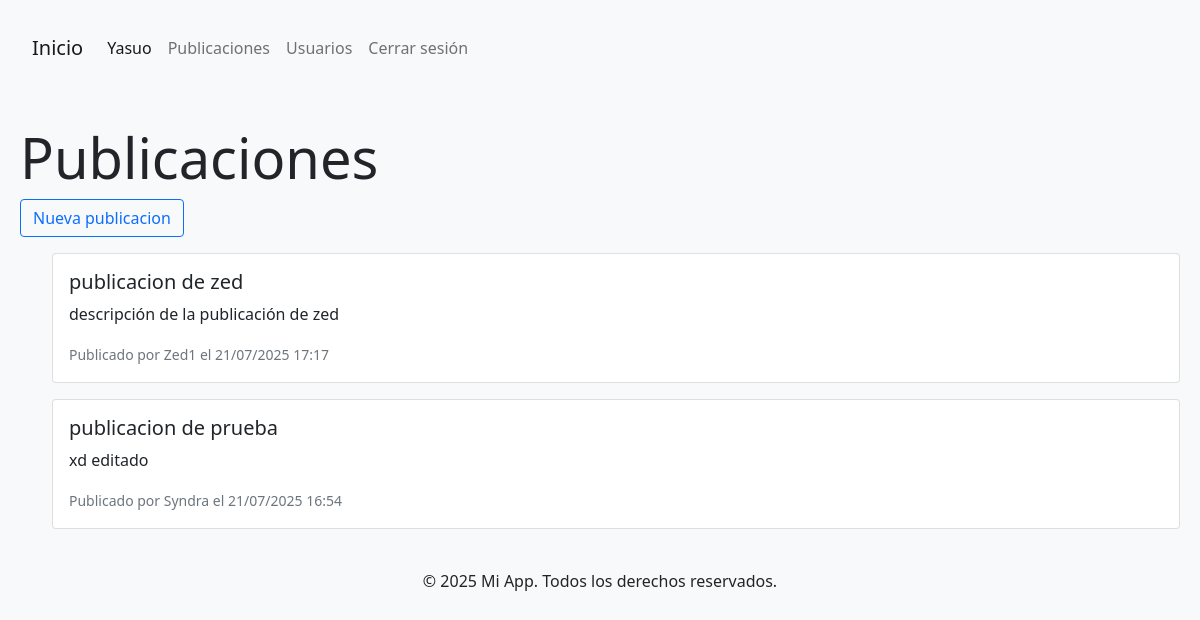
The page /publicaciones/ (signed in) on the database as committed earlier.
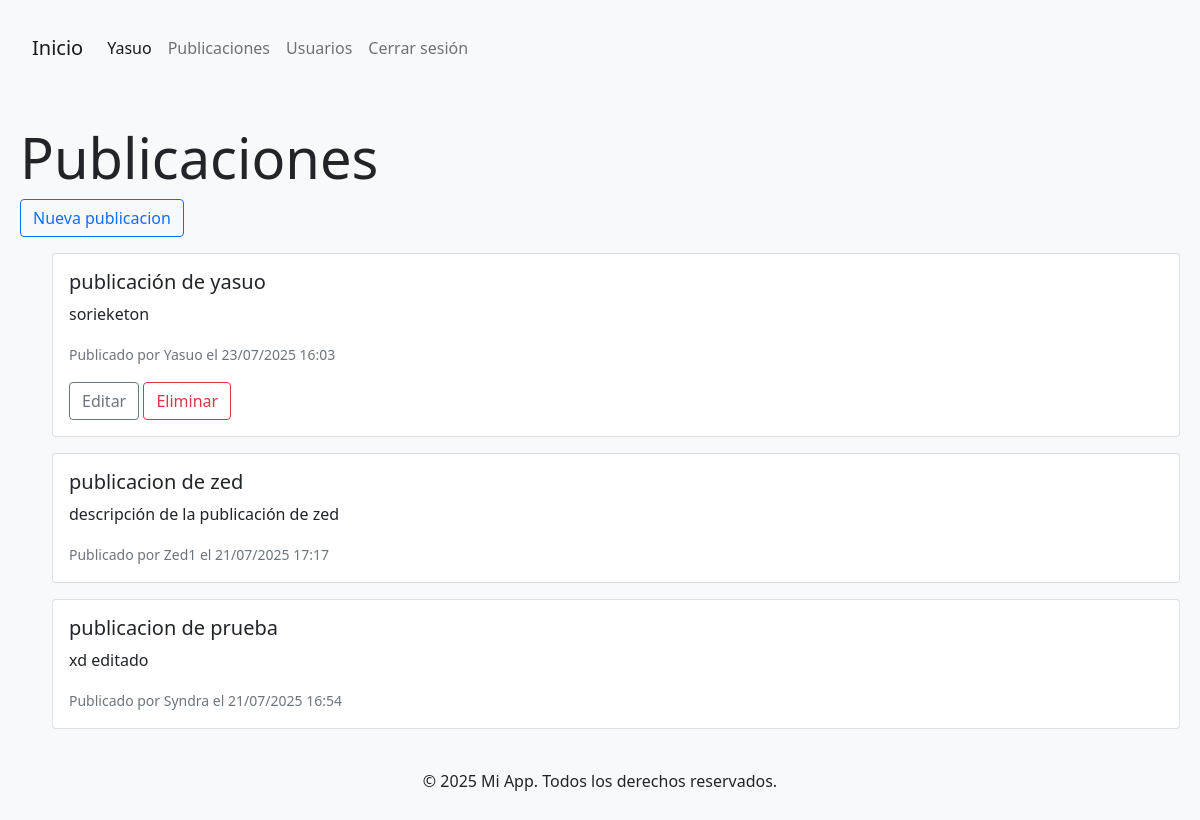
The same page on the database as committed later.
### core/models.py (models this page shows, shortened)
class Publicacion(models.Model):
    titulo = models.CharField(max_length=200)
    contenido = models.TextField()
    fecha_publicacion = models.DateTimeField(auto_now_add=True)
    autor = models.ForeignKey(User, on_delete=models.CASCADE)

### core/views.py (the view)
# urls.py: path('publicaciones/', views.publicaciones, name='publicaciones'),
@login_required
def publicaciones(request):
    publicaciones = Publicacion.objects.all().order_by('-fecha_publicacion')
    return render(request, 'publicaciones.html', {'publicaciones': publicaciones})

### core/templates/publicaciones.html (shortened to what this page needs)
{% extends 'base.html' %}
{% load static %}
{% block content %}
<div class="contenedor">
    <h1 class="mt-5 display-4">Publicaciones</h1>
    <a href="{% url 'crear_publicacion' %}" class="btn btn-outline-primary">Nueva publicacion</a>
    <ul>
        {% for publicacion in publicaciones %}
            <div class="card mt-3">
                <div class="card-body">
                    <h5 class="card-title">{{ publicacion.titulo }}</h5>
                    <p class="card-text">{{ publicacion.contenido }}</p>
                    <p class="card-text"><small class="text-muted">Publicado por {{ publicacion.autor.username }} el {{ publicacion.fecha_publicacion|date:"d/m/Y H:i" }}</small></p>
                    {% if request.user == publicacion.autor %}
                        <a href="{% url 'editar_publicacion' publicacion.pk %}" class="btn btn-outline-secondary">Editar</a>
                        <a href="{% url 'eliminar_publicacion' publicacion.pk %}" class="btn btn-outline-danger">Eliminar</a>
                    {% endif %}
                </div>
            </div>
        {% empty %}
            <li class="list-group-item">No hay publicaciones disponibles.</li>
        {% endfor %}
    </ul>
</div>
{% endblock %}

Rows that differ between the two databases and show on the page:
added Publicacion: titulo "publicación de yasuo", contenido "sorieketon", autor.username "Yasuo", fecha_publicacion "23/07/2025 16:03", shows "Editar"
